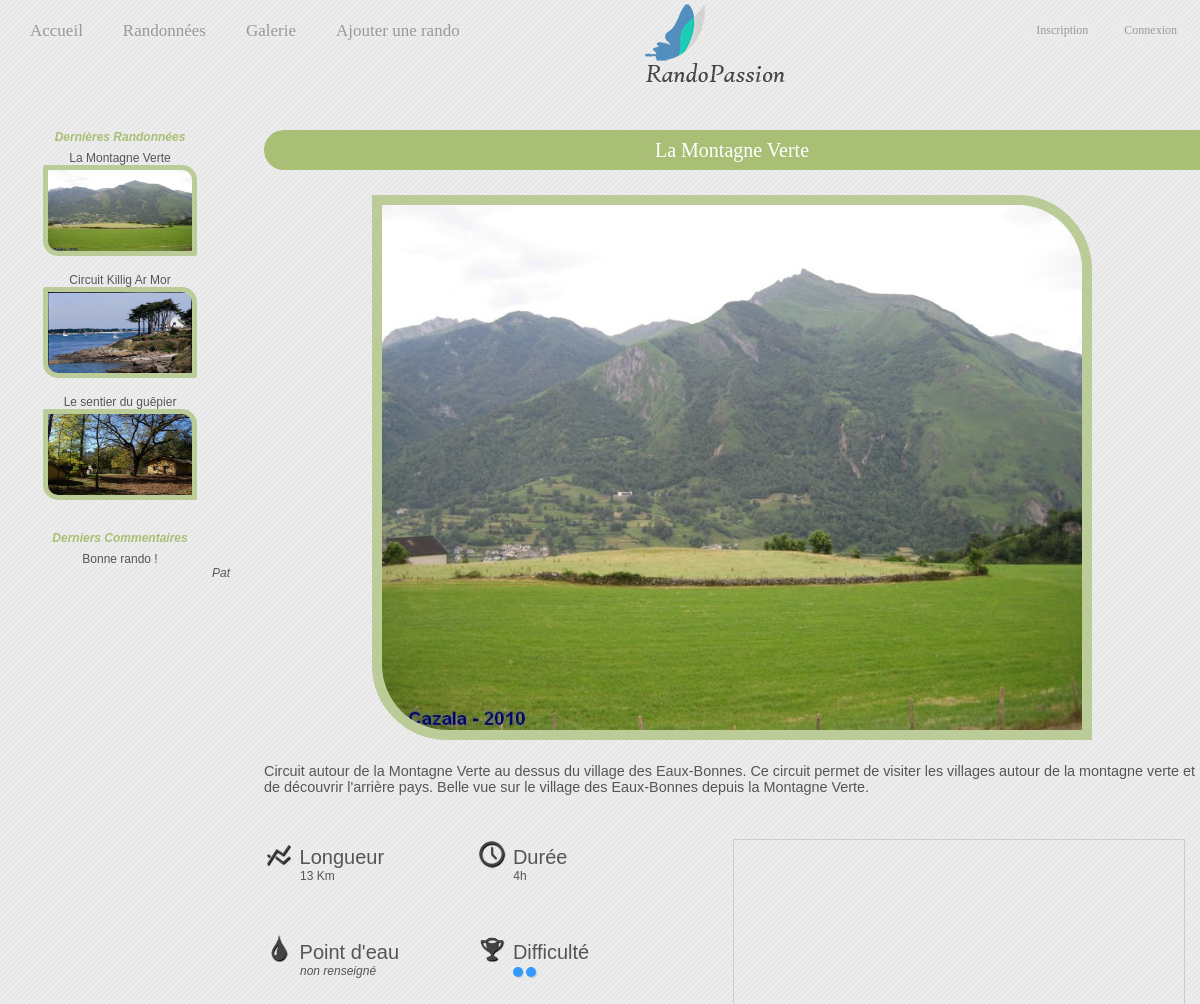
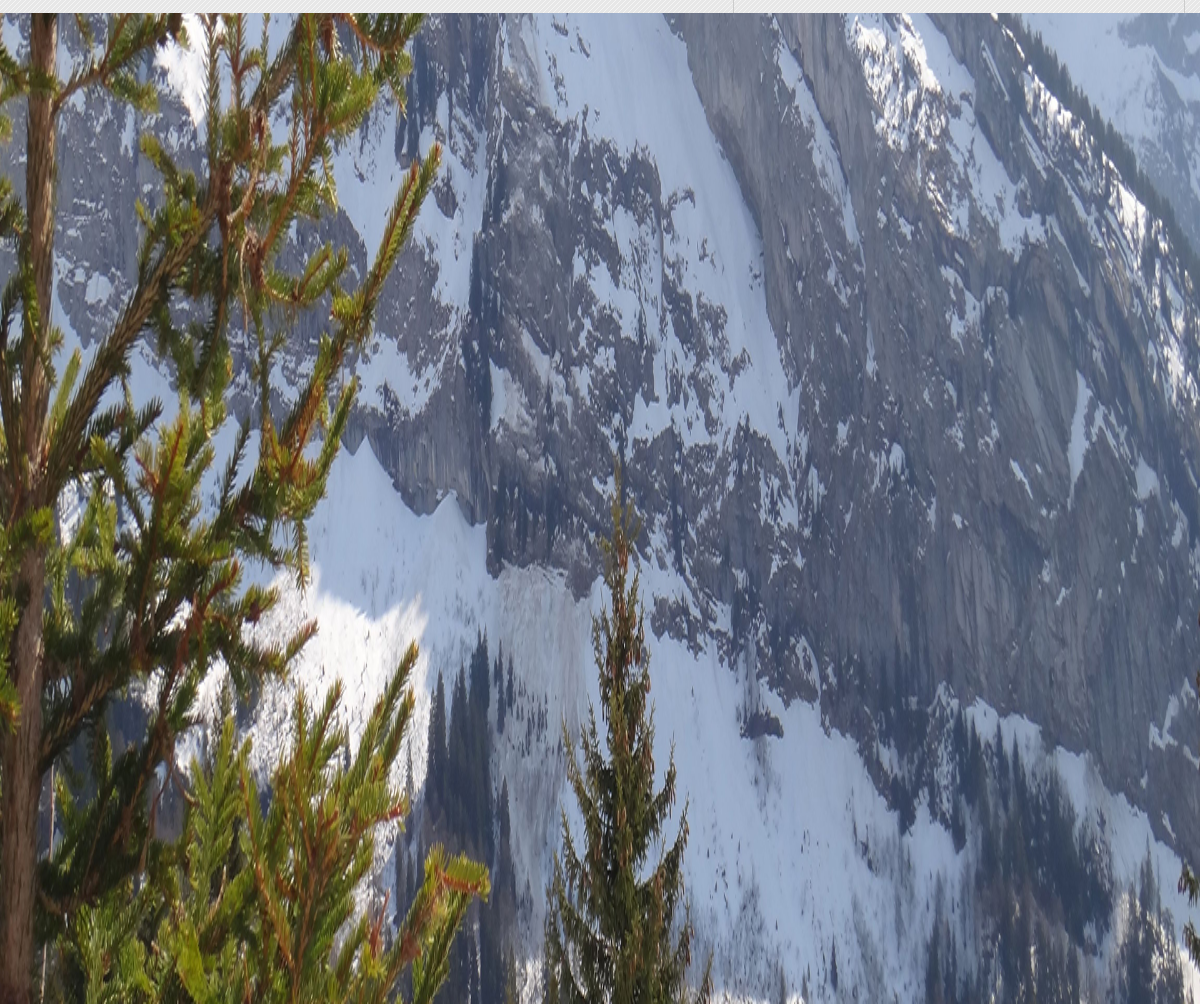
The app's page /index.php?page=fiche_rando&code=8 with its own data (2 pictures, top to bottom).
### tables this page shows
CREATE TABLE IF NOT EXISTS `rando` (
	`code` int(10) NOT NULL AUTO_INCREMENT,
	`titre` varchar(150) NOT NULL,
	`longueur` float unsigned NOT NULL,
	`duree` time NOT NULL,
	`difficulte` int(1) NOT NULL,
	`descriptif` text NOT NULL,
	`note` int(1) DEFAULT NULL,
	`point_eau` tinyint(1) DEFAULT NULL,
	`denivele` int(4) DEFAULT NULL,
	`equipement` varchar(150) DEFAULT NULL,
	`date_insertion` datetime NOT NULL,
	`valide` tinyint(1) NOT NULL,
	`parcours` int(10) DEFAULT NULL,
	`departement` varchar(2) DEFAULT NULL,
	`photo_principale` int(10) NOT NULL,
	`auteur` varchar(30) NOT NULL,
	`galerie` int(10) DEFAULT NULL,
	PRIMARY KEY (`code`),
	FOREIGN KEY (`parcours`) REFERENCES `parcours`(`id`),
	FOREIGN KEY (`departement`) REFERENCES `departements`(`num_departement`),
	FOREIGN KEY (`photo_principale`) REFERENCES `photo`(`numero`),
	FOREIGN KEY (`auteur`) REFERENCES `membre`(`pseudo`),
	FOREIGN KEY (`galerie`) REFERENCES `galerie`(`numero`),
	CHECK (difficulte BETWEEN 0 and 5),
	CHECK (note BETWEEN 0 and 5)
);

CREATE TABLE IF NOT EXISTS `photo` (
	`numero` int(10) NOT NULL AUTO_INCREMENT,
	`nom` blob NOT NULL,
	`galerie` int(10) NOT NULL,
	`descriptif` text DEFAULT NULL,
	`valide` tinyint(1) NOT NULL,
	PRIMARY KEY (`numero`),
	FOREIGN KEY (`galerie`) REFERENCES `galerie`(`numero`)
);

CREATE TABLE IF NOT EXISTS `commentaire` (
	`numero` int(10) NOT NULL AUTO_INCREMENT,
	`date` datetime NOT NULL,
	`auteur` varchar(30) NOT NULL,
	`code_rando` int(10) NOT NULL,
	`commentaire` text NOT NULL,
	`note` int(1) DEFAULT NULL,
	`valide` tinyint(1) DEFAULT NULL,
	PRIMARY KEY (`numero`),
	FOREIGN KEY (`code_rando`) REFERENCES `rando`(`code`),
	FOREIGN KEY (`auteur`) REFERENCES `membre`(`pseudo`),
	CHECK (note BETWEEN 0 and 5)
);

CREATE TABLE IF NOT EXISTS `galerie` (
	`numero` int(10) NOT NULL AUTO_INCREMENT,
	`nom` varchar(150) NOT NULL,
	PRIMARY KEY (`numero`)
);

CREATE TABLE IF NOT EXISTS `departements` (
	`num_departement` varchar(2) NOT NULL,
	`num_region` varchar(2) NOT NULL,
	`nom` char(32) NOT NULL,
	PRIMARY KEY  (`num_departement`),
	FOREIGN KEY (`num_region`) REFERENCES `regions`(`num_region`)
);

### Controller/c_activitees_recentes.php (called while the page is built)
<?php
include_once('bin/params.php');
include_once('Models/m_activitees_recentes.php');
$liste_rando = last_rando(3);
$liste_com = last_comment(3);
include_once('View/v_activitees_recentes.php');

### Models/m_activitees_recentes.php (called while the page is built, shortened)
<?php
function last_rando($nombre){
	global $bdd;
	$query = '	SELECT rando.code, rando.titre, photo.nom AS nom_photo , galerie.nom AS nom_galerie
				FROM rando, photo, galerie
				WHERE rando.photo_principale = photo.numero
				AND photo.galerie = galerie.numero
				AND rando.valide = 1
				ORDER BY date_insertion DESC
				LIMIT 0, '.$nombre;
	$exec = $bdd->query($query) or die(print_r($erreur -> errorInfo()));
	$data = $exec->fetchAll();
	return $data;
}
function last_comment($nombre){
	global $bdd;
	$query = '	SELECT commentaire, auteur
				FROM commentaire
				ORDER BY date DESC
				LIMIT 0, '.$nombre;
	$exec = $bdd->query($query) or die(print_r($erreur -> errorInfo()));
	$data = $exec->fetchAll();
	return $data;
}

### Models/m_randonnees.php (called while the page is built, shortened)
<?php
function get_rando($code){
	global $bdd;
	$queryStr = '	SELECT rando.*, departements.nom AS nom_departement, photo.nom AS nom_photo, galerie.nom AS nom_galerie, galerie.nom AS nom_galerie, (	SELECT COUNT(*)
																														FROM commentaire
																														WHERE note
																														BETWEEN 1
																														AND 5
																														AND code_rando = rando.code
																														) AS nb_note
					FROM rando
					LEFT JOIN departements
				        ON rando.departement = departements.num_departement
					JOIN photo
						ON rando.photo_principale = photo.numero
					JOIN galerie
						ON photo.galerie = galerie.numero
					WHERE rando.code = :code';
	$queryArray = array('code' => $code);
	$query = $bdd->prepare($queryStr);
	$query->execute($queryArray);
	$data = $query->fetch(PDO::FETCH_OBJ);
	return $data;
}
function get_galery($code){
	global $bdd;
	$queryStr = '	SELECT nom, descriptif
					FROM photo
					WHERE galerie = ( 	SELECT galerie
										FROM rando
										WHERE code = '.$code.')
					AND photo.numero <> (	SELECT photo_principale
											FROM rando
											WHERE code = '.$code.')';
	$query= $bdd->query($queryStr) or die(print_r($erreur -> errorInfo()));
	$data = $query->fetchAll();
	return $data;
}
function get_nom_parcour($idParcour){
	global $bdd;
	$reqStr = 'SELECT parcours.nom AS nom_parcour FROM parcours WHERE id = :idParcour';
	$reqArray = array('idParcour' => $idParcour);
	$req = $bdd->prepare($reqStr);
	$req->execute($reqArray);
	$resultat = $req->fetch(PDO::FETCH_OBJ);
	return $resultat;
}

### View/v_fiche_rando.php (the view, shortened to what this page needs)
<!DOCTYPE html>
<html lang="fr">
    <body>
        <div id="corps">
            <?php include_once('Controller/c_activitees_recentes.php');?>
            <section id="fiche_rando">
                <div class="titre"><?php echo $title; ?></div>
                <center><img id="photo" src="<?php echo $photo; ?>"/></center>
                <span id="description"><?php echo $description; ?></span><br/><br/>
                <?php if(isset($nom_GPX_final)){ ?>
                    <div id="carte">
                    </div>
                <?php } ?>
                <div class="caracteristique">
                	<span class="intitule_caract">
                        <img id="img_fiche" src="Resources/Images/longueur.png"/>
                        Longueur
                    </span><br/>
                    <span class="valeur_caract">
						<?php echo $lenght; ?>
                    </span>
                </div>
                <div class="caracteristique">
                	<span class="intitule_caract">
                        <img id="img_fiche_duree" src="Resources/Images/duree.png"/>
                        Durée
                    </span><br/>
                    <span class="valeur_caract">
						<?php echo $duration; ?>
                    </span>
                </div class="caracteristique">
                <div class="caracteristique">
                	<span class="intitule_caract">
                        <img id="img_fiche_point_eau" src="Resources/Images/eau.png"/>
                        Point d'eau
                    </span><br/>
                    <span class="valeur_caract">
						<?php echo $water; ?>
                    </span>
                </div>
                <div class="caracteristique">
                	<span class="intitule_caract">
                        <img id="img_fiche_difficulte" src="Resources/Images/difficulte.png"/>
                        Difficulté
                    </span><br/>
                    <span class="valeur_caract">
						<?php echo $difficulty; ?>
                    </span>
                </div>
                <div class="caracteristique">
                	<span class="intitule_caract">
                        <img id="img_fiche_denivele" src="Resources/Images/mountain.png"/>
                        Dénivelé
                    </span><br/>
                    <span class="valeur_caract">
						<?php echo $altitude.' m'; ?>
                    </span>
                </div>
                <div class="caracteristique">
                	<span class="intitule_caract">
                        <img id="img_fiche_denivele" src="Resources/Images/departement.png"/>
                        Département
                    </span><br/>
                    <span class="valeur_caract">
						<?php if($department === null) echo '<em>Non renseigné</em>'; else echo $department?>
                    </span>
                </div>
                <div class="caracteristique">
                	<span class="intitule_caract">
                        <img id="img_fiche" src="Resources/Images/star-pleine_fiche.png"/>
                        Note
                    </span><br/>
                    <span class="valeur_caract">
                    	<?php echo $etoile.'<br/>&emsp;&emsp;&emsp; '.$number_of_note; ?>
                    </span>
                </div>
                <br/><br/>
                <?php if(isset($nom_GPX_final)){ ?>
                    <div id="download_gpx">
                        <?php echo '<a href="index.php?page=download&file='.$nom_GPX_final.'" target="_blank">' ?><input type="button" id="download_gpx" value="Télécharger le fichier "/></a>
                    </div>
                <?php } ?>
                <span id="dateRando">Ajouté le <?php echo $insertion_date.' à '.$insertion_hour; ?></span>
                <span id="auteurRando">Rédigé par <?php echo '<a href="index.php?page=profil&pseudo='.$author.'">'.$author.'</a>'; ?></span>
                <?php
                if(isset($listeImage) and !empty($listeImage)){
                    echo '<div class="image-row"> <div class="image-set">';
                    $i=0;
                        foreach($listeImage as $image) {
                            $i++;
                            echo '<a class="image-link" href="Resources/Galerie/'.$galery.'/'.$image['nom'].'" data-lightbox="example-set" >';
                            echo '<img class="image" src="Resources/Galerie/'.$galery.'/'.$image['nom'].'" alt="Image '.$i.' sur '.count($listeImage).'"/></a>';
                        }
                    echo '</div></div>';
                }
                ?>
                <br/><br/><br/><br/>
            </section>
        </div>
    </body>
</html>

### View/v_activitees_recentes.php
<aside>
    <h3>Dernières Randonnées</h3>
		<?php
        foreach($liste_rando as $rando){
			echo '	<a href="index.php?page=fiche_rando&code='.$rando['code'].'">
						'.$rando['titre'].'</br>
						<img src="Resources/Galerie/'.$rando['nom_galerie'].'/'.$rando['nom_photo'].'" width="144px" height="81px;"/>
					</a><br/><br/>
			';
        }
        ?>
    <br/>
	<h3>Derniers Commentaires</h3>
		<?php
        foreach($liste_com as $com){
			echo $com['commentaire'].'</br>';
			echo '<a href="index.php?page=profil&pseudo='.$com['auteur'].'"><em>'.$com['auteur'].'</em></a><br/><br/>';
        }
        ?>
</aside>

### CSS/Design.css (style rules this page uses)
* { font-family: "Lucida Sans Unicode", "Lucida Grande", sans-serif; font-size: 12px; color: #555555; padding: 0px; margin: 0px; text-decoration: none; list-style-type: none; outline: none; resize: none; border: none; }
html, body { background-image: url(../Resources/Images/DSC00467.jpg); background-color: #A8BF75; background-repeat: no-repeat; background-position: 0px 0px; background-attachment: fixed; background-size: 100% 100%; min-width: 1000px; width: 100%; height: 100%; }
h3 { color: #A8BF75; font-size: 12px; text-align: center; margin-bottom: 7px; font-style: italic; }
.titre { background-color: #A8BF75; text-align: center; line-height: 40px; font-family: Kalinga; font-size: 20px; color: #FFF; border-bottom-left-radius:25px; border-top-left-radius:25px; margin-bottom: 25px; }
input, select, textarea { border-radius: 15px; margin-top: 5px; padding: 5px 10px 5px 10px; border: solid 1px #CCC; background-color: #F5F5F5; }
input[type="submit"], input[type="button"] { cursor: pointer; font-weight: bold; width: 150px; }
div#corps { width: 1200px; height: auto; min-height: 100%; margin-left: auto; margin-right: auto; background-color: #FFFFFF; background-image: url(../Resources/Images/rayure.png); background-repeat: repeat; box-shadow: 0px 0px 50px 0px rgba(0, 0, 0, 0.7); }
aside { display: inline-block; float: left; width: 20%; height: auto; min-height: 550px; text-align: center; overflow: hidden; }
aside img { border-radius: 2px; border-bottom-left-radius: 15px; border-top-right-radius: 15px; border-style: solid; border-color: rgba(168, 191, 117, 0.7); border-width: 5px; }
aside em { float: right; margin-right: 10px; }
section { float: right; width: 78%; height: auto; min-height: 500px; }
section#fiche_rando img#photo { width: 700px; border-bottom-left-radius: 75px; border-top-right-radius: 75px; margin-bottom: 20px; border-style: solid; border-color: rgba(168, 191, 117, 0.7); border-width: 10px; }
section#fiche_rando div#carte { display: inline-block; float: right; margin: 30px 15px 0px 0px; width: 450px; height: 350px; border: solid 1px #CCC; }
section#fiche_rando div.caracteristique { display: inline-block; width: 200px; height: 70px; margin-top: 25px; margin-right: 10px; }
section#fiche_rando div.caracteristique span.intitule_caract { font-size: 20px; }
section#fiche_rando div.caracteristique span.intitule_caract img { position: relative; width: 30px; height: 30px; top: 5px; }
section#fiche_rando div.caracteristique span.valeur_caract { margin-left: 36px; }
section#fiche_rando span#description { font-size: 1.2em; }
section#fiche_rando span#auteurRando, section#fiche_rando span#dateRando { font-style: italic; font-weight: bold; margin: 15px; display: block; }
section#fiche_rando span#dateRando { float: right; }
section#fiche_rando div#download_gpx { margin-left: 580px; }
section#fiche_rando input#download_gpx { width: 250px; margin-top: 0; }

### CSS/lightbox.css (style rules this page uses)
body:after { content: url(../Resources/Images/close.png) url(../Resources/Images/loading.gif) url(../Resources/Images/prev.png) url(../Resources/Images/next.png); display: none; }
.image-set { margin: auto; }
.image { width: 100px; height: 100px; border-radius: 6px; }
.image-link { display: inline-block; margin-left: 4px; margin-top: 4px; line-height: 0; border-radius: 8px; border: 2px solid #585858; -webkit-transition: all 0.1s ease-out; -moz-transition: all 0.1s ease-out; -o-transition: all 0.1s ease-out; transition: all 0.1s ease-out; }

### records on screen
rando: titre "La Montagne Verte", photo_principale.nom (picture), galerie.nom (picture), descriptif "Circuit autour de la Montagne Verte au dessus du village des Eaux-Bonnes. Ce circuit permet de visiter les villages autour de la montagne verte et de découvrir l'arrière pays. Belle vue sur le village des Eaux-Bonnes depuis la Montagne Verte.", longueur "13 Km", duree "4h", valide 1 (drawn), departement.nom "Pyrénées Atlantiques", date_insertion "02 Février 2014", date_insertion "16h30", auteur "Pat"
rando: titre "Circuit Killig Ar Mor", photo_principale.nom (picture)
rando: titre "Le sentier du guêpier", photo_principale.nom (picture)
commentaire: commentaire "Bonne rando !", auteur "Pat"
photo: nom (picture)
photo: nom (picture)
photo: nom (picture)
photo: nom (picture)
photo: nom (picture)
photo: nom (picture)
photo: nom (picture)
photo: nom (picture)
photo: nom (picture)
photo: nom (picture)
photo: nom (picture)
photo: nom (picture)
photo: nom (picture)
photo: nom (picture)
photo: nom (picture)
photo: nom (picture)
photo: nom (picture)
photo: nom (picture)
photo: nom (picture)
photo: nom (picture)
photo: nom (picture)
photo: nom (picture)
photo: nom (picture)
photo: nom (picture)
photo: nom (picture)
photo: nom (picture)
photo: nom (picture)
photo: nom (picture)
photo: nom (picture)
photo: nom (picture)
photo: nom (picture)
photo: nom (picture)
photo: nom (picture)
photo: nom (picture)
photo: nom (picture)
photo: nom (picture)
photo: nom (picture)
photo: nom (picture)
photo: nom (picture)
photo: nom (picture)

### other values on screen
$number_of_note "0 vote"
$nb_rando "8"
$nb_membre "5"
$nb_photo "48"
$nb_connecte "0"
